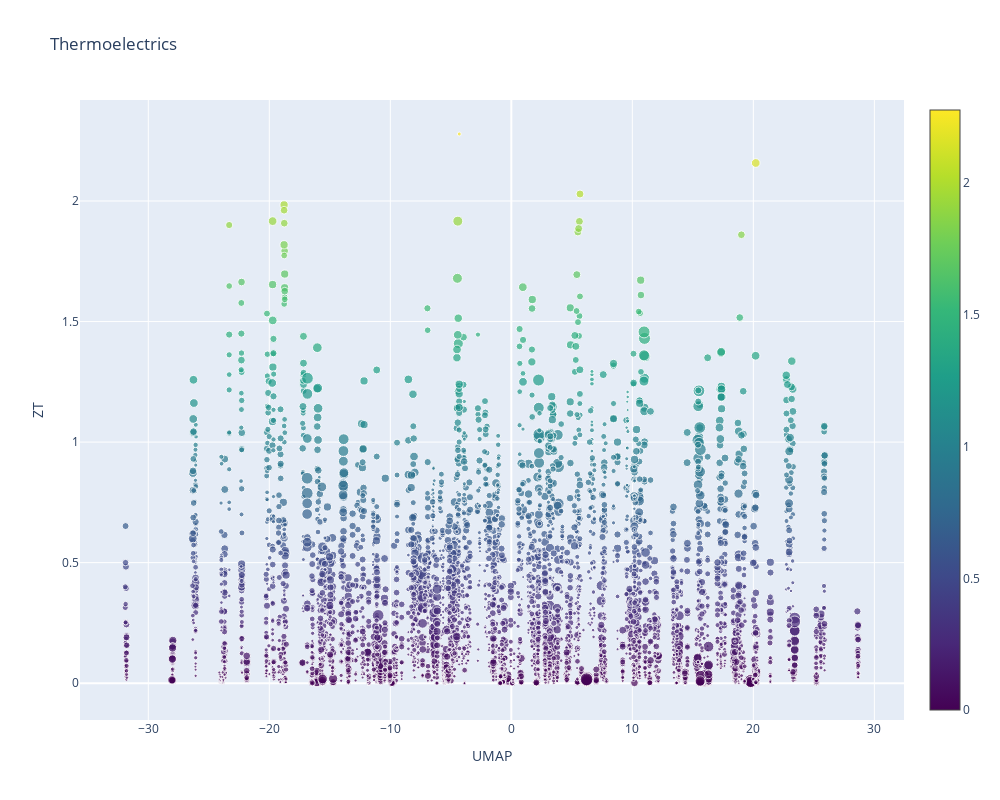

Write notebook code for a chart like this one.
### Code cell
fit = umap.UMAP(metric='precomputed')
u = fit.fit_transform(mapper.dm, n_components=1, n_neighbours=20, min_dist=0.9)
plot_embeddings(u[:,0], df["ZT"],  df['temperature(K)'], df['Formula'])

### Figure 1 — Plotly figure (JSON) as saved in the notebook; plotly's stock layout.template omitted (floating-point values rounded to 4 significant figures; data arrays with more than 128 entries replaced by an {"elided": "..."} marker saying what was removed)
{"data": [{"customdata": {"elided": "5205 float values"}, "hovertemplate": "\n        Formula: %{text}<br>\n        ZT: %{y:.2f}<br>\n        Temp: %{customdata:.1f}\n        <extra></extra>\n        ", "marker": {"color": {"elided": "5205 float values"}, "colorscale": [[0, "#440154"], [0.1111, "#482878"], [0.2222, "#3e4989"], [0.3333, "#31688e"], [0.4444, "#26828e"], [0.5556, "#1f9e89"], [0.6667, "#35b779"], [0.7778, "#6ece58"], [0.8889, "#b5de2b"], [1, "#fde725"]], "showscale": true, "size": {"elided": "5205 float values"}}, "mode": "markers", "text": {"elided": "5205 str values"}, "type": "scatter", "x": {"elided": "5205 float values"}, "y": {"elided": "5205 float values"}}], "layout": {"height": 800, "hovermode": "closest", "title": {"text": "Thermoelectrics"}, "width": 1000, "xaxis": {"autorange": true, "range": [-35.65, 32.45], "title": {"text": "UMAP"}, "type": "linear"}, "yaxis": {"autorange": true, "range": [-0.1527, 2.419], "title": {"text": "ZT"}, "type": "linear"}}}
